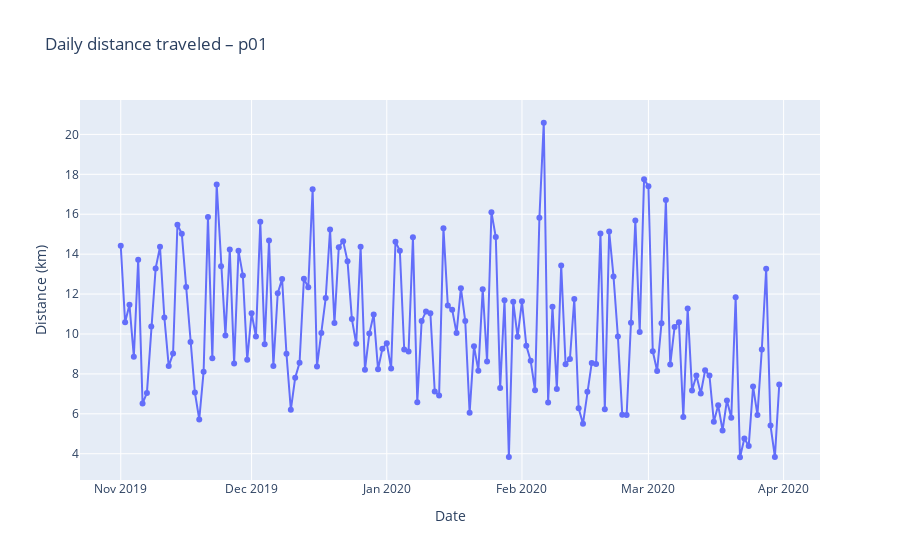

Here is the notebook cell this chart was saved with:
### Code cell
# utiliser plotly pour un rendu interactif
fig = px.line(
    daily_distance_df,
    x="date",
    y="distance_km",
    markers=True,
    title=f"Daily distance traveled – {participant_id}",
    labels={
        "date": "Date",
        "distance_km": "Distance (km)"
    }
)

fig.show()

### Figure 1 — Plotly figure (JSON) as saved in the notebook; plotly's stock layout.template omitted (floating-point values rounded to 4 significant figures; data arrays with more than 128 entries replaced by an {"elided": "..."} marker saying what was removed)
{"data": [{"hovertemplate": "Date=%{x}<br>Distance (km)=%{y}<extra></extra>", "legendgroup": "", "line": {"color": "#636efa", "dash": "solid"}, "marker": {"symbol": "circle"}, "mode": "lines+markers", "name": "", "orientation": "v", "showlegend": false, "type": "scatter", "x": {"elided": "152 str values"}, "xaxis": "x", "y": {"elided": "152 float values"}, "yaxis": "y"}], "layout": {"legend": {"tracegroupgap": 0}, "title": {"text": "Daily distance traveled – p01"}, "xaxis": {"anchor": "y", "domain": [0, 1], "title": {"text": "Date"}}, "yaxis": {"anchor": "x", "domain": [0, 1], "title": {"text": "Distance (km)"}}}}
